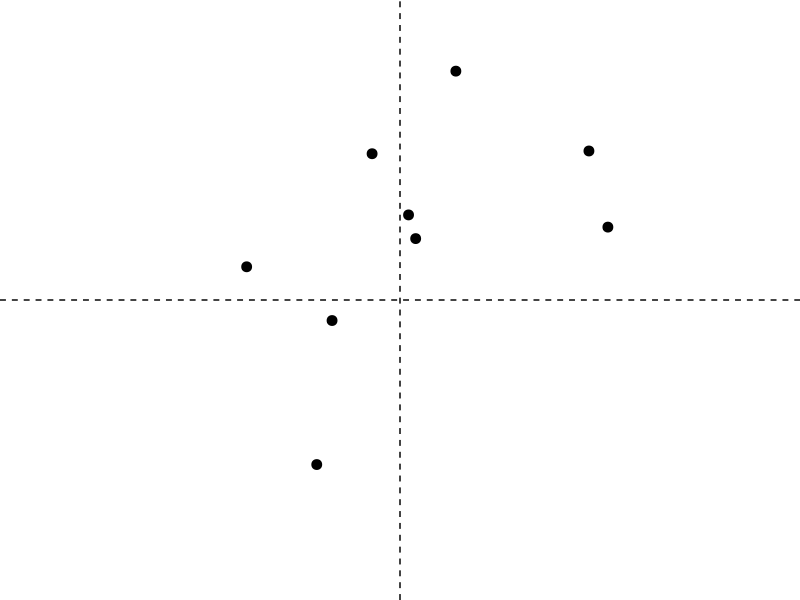
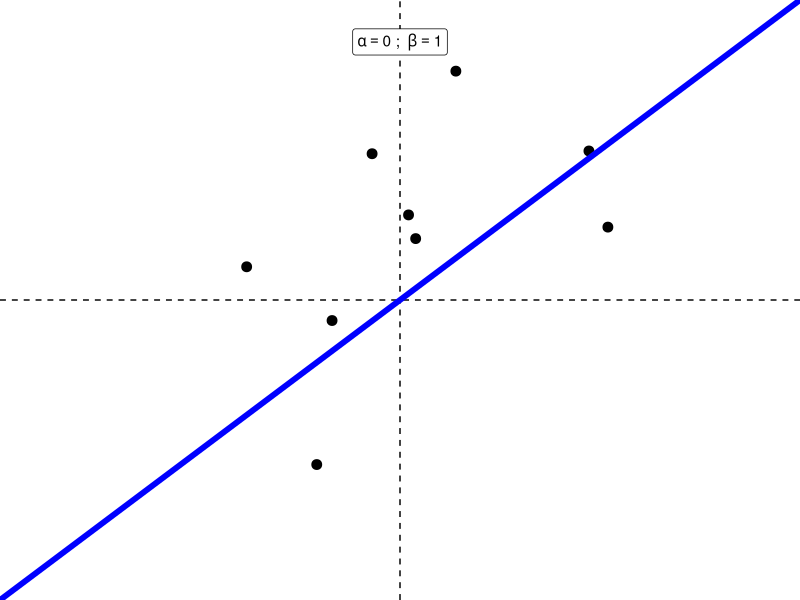
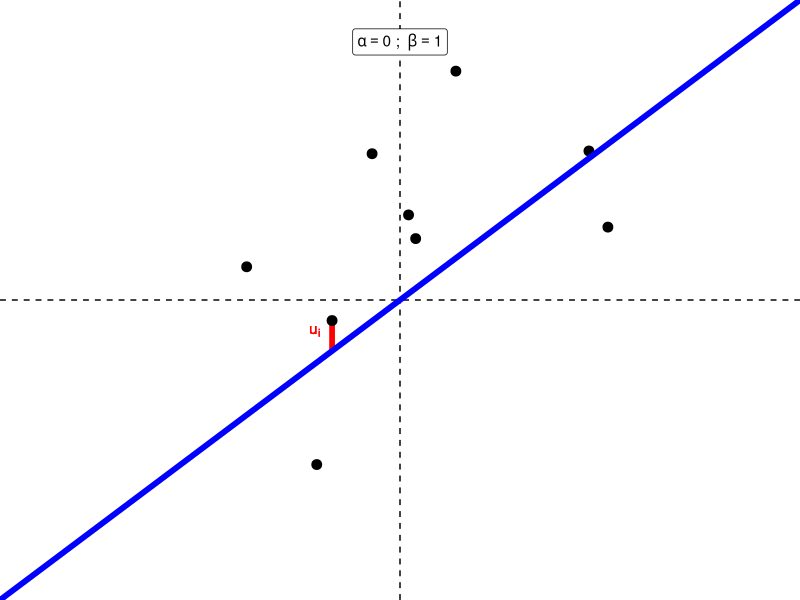
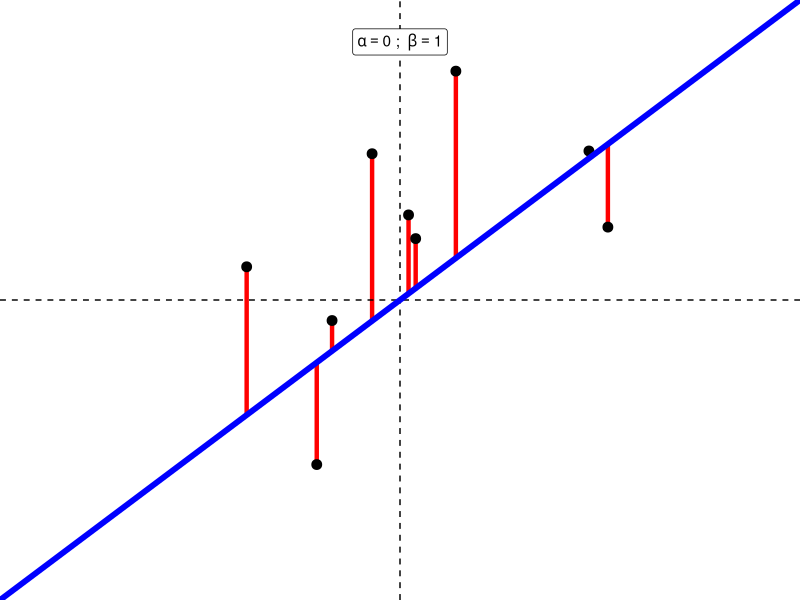
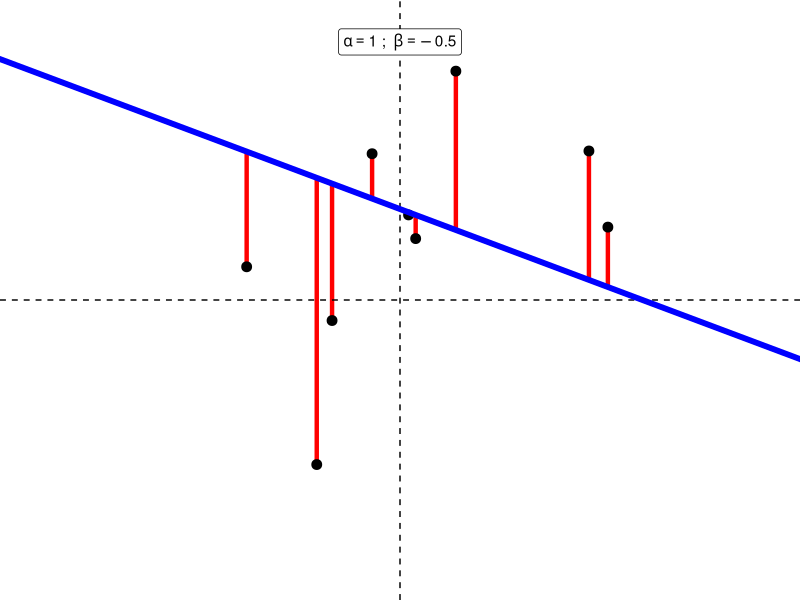
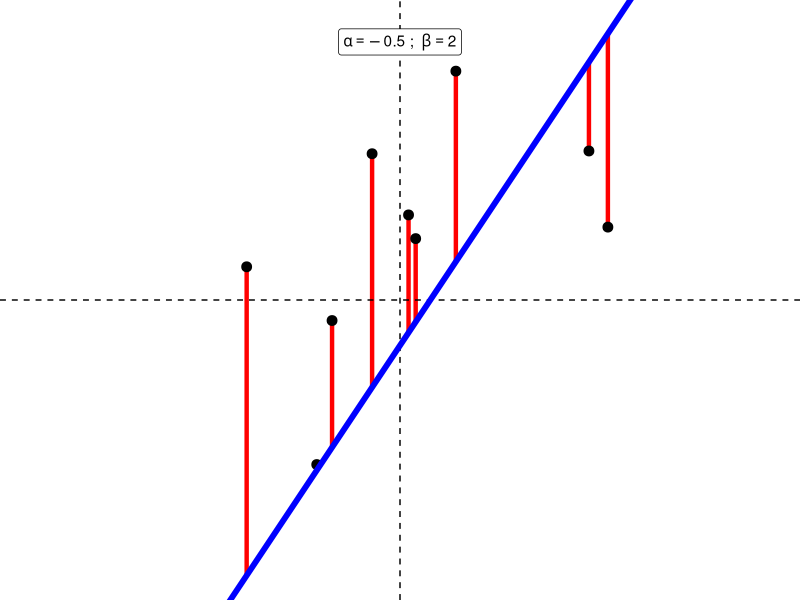
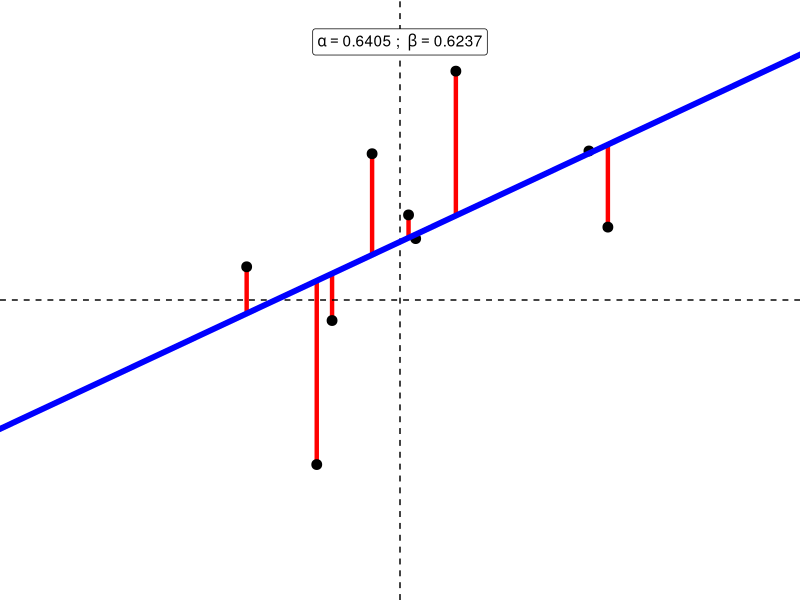

R code for these plots, in order:
## ---- chunk 1
set.seed(123)
options(width=60)
knitr::opts_chunk$set(fig.align='center',fig.width=9,fig.height=5)
def.chunk.hook  <- knitr::knit_hooks$get("chunk")
knitr::knit_hooks$set(chunk = function(x, options) {
  x <- def.chunk.hook(x, options)
  ifelse(options$size != "normalsize", paste0("\n \\", options$size,"\n\n", x, "\n\n \\normalsize"), x)
})
require(tidyverse)
require(ggpubr)
## ---- chunk 2
set.seed(123)
require(tidyverse)

X <- rnorm(9)
Y <- .5 + .5*X + rnorm(9)
p <- data.frame(X = X,Y = Y) %>%
  ggplot(aes(x = X,y = Y)) + 
  geom_point(size = 3) + 
  geom_vline(xintercept = 0,linetype = 'dashed') + 
  geom_hline(yintercept = 0,linetype = 'dashed') + 
  theme_void() + 
  lims(x = c(-3,3),y = c(-3,3))

ggsave(plot = p,filename = paste0('./scaffolding/regPlotFirst_0.png'),device = 'png',width = 8,height = 4)
## ---- chunk 3
p <- data.frame(X = X,Y = Y) %>%
  ggplot(aes(x = X,y = Y)) + 
  geom_point(size = 3) + 
  geom_vline(xintercept = 0,linetype = 'dashed') + 
  geom_hline(yintercept = 0,linetype = 'dashed') + 
  theme_void() +
  geom_abline(intercept = 0,slope = 1,color = 'blue',size = 2) + 
  lims(x = c(-3,3),y = c(-3,3)) + 
  # annotate(geom = 'rect',xmin = -.5,ymin = .5,xmax = .5,ymax = 1) + 
  annotate(geom = 'label',x = 0,y = Inf,label = list(bquote(alpha==0~'; '~beta==1)),vjust = 2.1,parse = T)
ggsave(plot = p,filename = paste0('./scaffolding/regPlotFirst_1.png'),device = 'png',width = 8,height = 4)
## ---- chunk 4
p <- data.frame(X = X,Y = Y) %>%
  ggplot(aes(x = X,y = Y)) + 
  geom_segment(x = X[1],y = Y[1],xend = X[1],yend = X[1],color = 'red',size = 1.5) + 
  geom_point(size = 3) + 
  geom_vline(xintercept = 0,linetype = 'dashed') + 
  geom_hline(yintercept = 0,linetype = 'dashed') + 
  theme_void() + 
  geom_abline(intercept = 0,slope = 1,color = 'blue',size = 2) + 
  annotate(geom = 'text',x = X[1],y = Y[1],hjust = 2.1,vjust = 1.5,label = bquote(u[i]),color = 'red') + 
  lims(x = c(-3,3),y = c(-3,3)) + 
    annotate(geom = 'label',x = 0,y = Inf,label = list(bquote(alpha==0~'; '~beta==1)),vjust = 2.1,parse = T)
ggsave(plot = p,filename = paste0('./scaffolding/regPlotFirst_2.png'),device = 'png',width = 8,height = 4)
## ---- chunk 5
p <- data.frame(X = X,Y = Y) %>%
  ggplot(aes(x = X,y = Y)) + 
  geom_segment(x = X,y = Y,xend = X,yend = X,color = 'red',size = 1.5) + 
  geom_point(size = 3) + 
  geom_vline(xintercept = 0,linetype = 'dashed') + 
  geom_hline(yintercept = 0,linetype = 'dashed') + 
  theme_void() + 
  geom_abline(intercept = 0,slope = 1,color = 'blue',size = 2) + 
  lims(x = c(-3,3),y = c(-3,3)) + 
  annotate(geom = 'label',x = 0,y = Inf,label = list(bquote(alpha==0~'; '~beta==1)),vjust = 2.1,parse = T)
ggsave(plot = p,filename = paste0('./scaffolding/regPlotFirst_3.png'),device = 'png',width = 8,height = 4)
## ---- chunk 6
p <- data.frame(X = X,Y = Y) %>%
  ggplot(aes(x = X,y = Y)) + 
  geom_segment(x = X,y = Y,xend = X,yend = X*-.5+1,color = 'red',size = 1.5) + 
  geom_point(size = 3) + 
  geom_vline(xintercept = 0,linetype = 'dashed') + 
  geom_hline(yintercept = 0,linetype = 'dashed') + 
  theme_void() + 
  geom_abline(intercept = 1,slope = -.5,color = 'blue',size = 2) + 
  lims(x = c(-3,3),y = c(-3,3)) + 
  annotate(geom = 'label',x = 0,y = Inf,label = list(bquote(alpha==1~'; '~beta==-0.5)),vjust = 2.1,parse = T)
ggsave(plot = p,filename = paste0('./scaffolding/regPlotFirst_4.png'),device = 'png',width = 8,height = 4)
## ---- chunk 7
p <- data.frame(X = X,Y = Y) %>%
  ggplot(aes(x = X,y = Y)) + 
  geom_segment(x = X,y = Y,xend = X,yend = X*2+-.5,color = 'red',size = 1.5) + 
  geom_point(size = 3) + 
  geom_vline(xintercept = 0,linetype = 'dashed') + 
  geom_hline(yintercept = 0,linetype = 'dashed') + 
  theme_void() + 
  geom_abline(intercept = -.5,slope = 2,color = 'blue',size = 2) + 
  lims(x = c(-3,3),y = c(-3,3)) + 
  annotate(geom = 'label',x = 0,y = Inf,label = list(bquote(alpha==-0.5~'; '~beta==2)),vjust = 2.1,parse = T)
ggsave(plot = p,filename = paste0('./scaffolding/regPlotFirst_5.png'),device = 'png',width = 8,height = 4)
## ---- chunk 8
# require(patchwork)
# set.seed(123)
# pList <- list()
# toplot <- NULL
# for(counter in 1:200) {
#   a <- rnorm(1,mean = .5,sd = 1)
#   b <- rnorm(1,mean = .5,sd = 1)
#   preds <- a + b*X
#   resids <- Y - preds
#   SSR = sum(resids^2)
#   pTmp <-data.frame(X = X,Y = Y) %>%
#   ggplot(aes(x = X,y = Y)) +
#   geom_segment(x = X,y = Y,xend = X,yend = X*b+a,color = 'red',size = 1.5) +
#   geom_point(size = 3) +
#   geom_vline(xintercept = 0,linetype = 'dashed') +
#   geom_hline(yintercept = 0,linetype = 'dashed') +
#   theme_void() +
#   geom_abline(intercept = a,slope = b,color = 'blue',size = 2) +
#   lims(x = c(-3,3),y = c(-3,3)) +
#   annotate(geom = 'label',x = 0,y = Inf,label = list(bquote(alpha==~.(round(a,3))~'; '~beta==~.(round(b,3)))),vjust = 2.1,parse = T)
#   
#   toplot <- toplot %>%
#     bind_rows(data.frame(SSR = SSR,
#              counter = counter,
#              alpha = a,
#              beta = b))
#   
#   pATmp <- toplot %>%
#     ggplot(aes(x = alpha,y = SSR)) + 
#     geom_point() + 
#     xlim(c(-3,4)) + 
#     ylim(c(0,120)) + 
#     theme_bw(base_size = 7) + 
#     labs(x = bquote(alpha),
#          y = NULL)
#   pBTmp <- toplot %>%
#     ggplot(aes(x = beta,y = SSR)) + 
#     geom_point() + 
#     xlim(c(-3,4)) + 
#     ylim(c(0,120)) + 
#     theme_bw(base_size = 7) + 
#     labs(x = bquote(beta),
#          y = NULL)
#   
#   # pHexTmp <- toplot %>%
#   # ggplot(aes(x = alpha,y = beta,z = SSR)) + 
#   # stat_summary_hex(fun = function(x) mean(x),bins = 15) +
#   #   xlim(c(-3,4)) + 
#   #   ylim(c(-3,4)) + 
#   #   scale_fill_gradient2(name = 'SSR',low = 'white',mid = 'red',high = 'black',limits = c(5,170)) + 
#   # # scale_fill_viridis_c(name = 'SSR',option = "magma",direction = -1) + 
#   #   theme_bw() + 
#   #   labs(x = bquote(alpha),
#   #        y = bquote(beta)) + 
#   #   theme(legend.position = 'none')
#   (pHexTmp <- toplot %>%
#     ggplot(aes(x = alpha,y = beta,fill = SSR)) + 
#     geom_point(shape = 22,size = 3) + 
#     scale_fill_gradient2(name = 'SSR',low = 'white',mid = 'red',high = 'black',limits = c(9,105),midpoint = 30) +
#       xlim(c(-3,4)) + 
#       ylim(c(-3,4)) + 
#   # scale_fill_viridis_c(name = 'SSR',option = "magma",direction = -1) +
#     theme_bw() +
#     labs(x = bquote(alpha),
#          y = bquote(beta)) +
#     theme(legend.position = 'none'))
# 
#   pList[[counter]] <- pTmp + (pATmp + pBTmp) / (pHexTmp) + plot_layout(widths = c(3,1))
# }
# range(toplot$beta)
# pList[[200]]
# 
# for(i in 1:length(pList)) {
#   ggsave(plot = pList[[i]],filename = paste0('./scaffolding/regPlot_',i,'.png'),
#            device = 'png',width = 8,height = 4)
# }
# 
# require(magick)
# # imgs <- list.files('./scaffolding/', pattern = 'regPlot_\\d+',full.names = TRUE)
# imgs <- paste0('./scaffolding/regPlot_',1:200,'.png')
# img_list <- lapply(imgs, image_read)
# 
# 
# ## join the images together
# img_joined <- image_join(img_list)
# 
# ## animate at 2 frames per second
# img_animated <- image_animate(img_joined, fps = 5)
# 
# ## save to disk
# image_write(image = img_animated,
#             path = "./scaffolding/SSR.gif")

## ---- chunk 9
summary(lm(Y~X))
## ---- chunk 10
p <- data.frame(X = X,Y = Y) %>%
  ggplot(aes(x = X,y = Y)) + 
  geom_segment(x = X,y = Y,xend = X,yend = X*.6237+.6405,color = 'red',size = 1.5) + 
  geom_point(size = 3) + 
  geom_vline(xintercept = 0,linetype = 'dashed') + 
  geom_hline(yintercept = 0,linetype = 'dashed') + 
  theme_void() + 
  geom_abline(intercept = .6405,slope = .6237,color = 'blue',size = 2) + 
  lims(x = c(-3,3),y = c(-3,3))+ 
  annotate(geom = 'label',x = 0,y = Inf,label = list(bquote(alpha==.6405~'; '~beta==.6237)),vjust = 2.1,parse = T)
ggsave(plot = p,filename = paste0('./scaffolding/regPlotFirst_6.png'),device = 'png',width = 8,height = 4)
## ---- chunk 11
dir <- getwd()
type <- 'pdf'
format <- 'landscape'
f <- 'Lecture_14_slides'

# system(paste('Rscript ../NFGH/chromeprint.R',dir,type,format,f),wait = F)
